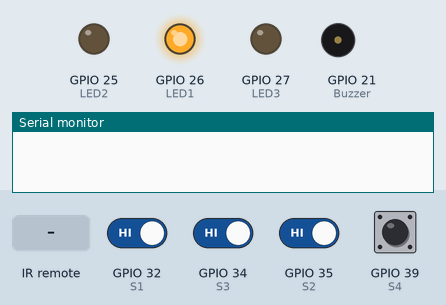
The sketch below on a simulated ESP32. On the bench: output pins drawn as LEDs (lit = HIGH), buzzer (waves = sounding, pin HIGH), the last lines printed to the serial monitor. Inputs (shaded band) come from the test bench; at power-on: GPIO 32 (S1), GPIO 34 (S3), GPIO 35 (S2), GPIO 39 (S4) HIGH. WiFi joins after 1.5 s; servers stay silent unless stated; pins used as bus, display or sensor lines are not drawn.

Above: at 0.1 s.
At 2.9 s:
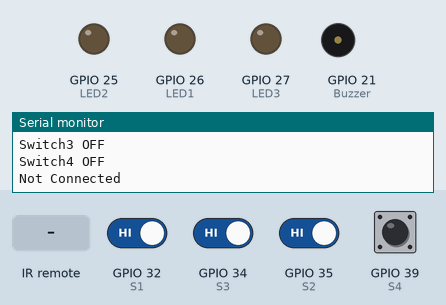
3.0 s: GPIO 32 (S1) driven LOW
At 5.2 s:
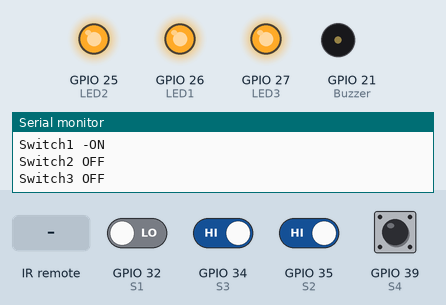
6.0 s: infrared code 0xFF30CF received
7.5 s: infrared code 0xFF18E7 received
10.5 s: GPIO 34 (S3) driven LOW
13.5 s: GPIO 35 (S2) driven LOW
16.5 s: infrared code 0xFF7A85 received
Timing chart, 0 to 19.5 s (numbered marks = the images above; inputs shaded):
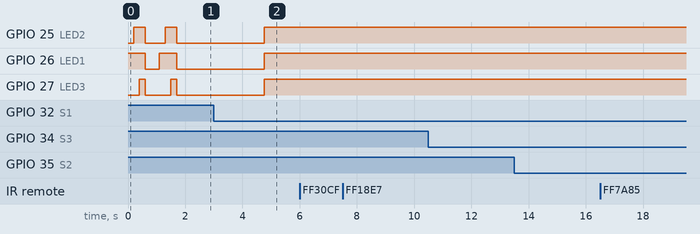

The sketch:

IR_with_old_blynk.ino
```cpp
/*************************************************************
  This is the code for the project called

  Internt,W/O Internet & Manual Home Automation project using Blynk IOT Platform
  Here is the full tutorial video of this project
  https://youtu.be/dHuqD-EaL-U


  Subscriber to techiesms YouTube channel for more such amazing and unique
  electronic project tutorials
  https://www.youtube.com/techiesms

  This code is provided open only for fair use like projects and education purpose only
  Any one using this code or any material for the purpose other then fair use
  will be considered as breaking the rules of open source material
  and will be taken necesasary actions against them.

        #techiesms
  explore | learn | share
 *************************************************************/
#include <WiFi.h>
#include <WiFiClient.h>
#include <BlynkSimpleEsp32.h>
BlynkTimer timer1;
#include <IRremote.h>

#define irPin 5 // IR sensor pin

IRrecv irrecv(irPin);
decode_results results;

#define IR_SEND_PIN  23
#define DEBUG_SW 1

#define REMOTE_LIGHT1_DATA 16724175
#define REMOTE_LIGHT2_DATA 16718055
#define REMOTE_LIGHT3_DATA 16743045
#define REMOTE_LIGHT4_DATA 16716015

// Default Relay State
bool relay1 = LOW;
bool relay2 = LOW;
bool relay3 = LOW;
bool relay4 = LOW;

#define S1 32
#define R1 15

#define S2 35
#define R2 2

#define S3 34
#define R3 4

#define S4 39
#define R4 22


#define LED1 26
#define LED2 25
#define LED3 27
#define Buzzer 21


int MODE = 0;


// Your WiFi credentials.
// Set password to "" for open networks.
char ssid[] = "SSID";
char pass[] = "pass";

// You should get Auth Token in the Blynk App.
// Go to the Project Settings (nut icon).
char auth[] = "auth_token";


int switch_ON_Flag1_previous_I = 0;
int switch_ON_Flag2_previous_I = 0;
int switch_ON_Flag3_previous_I = 0;
int switch_ON_Flag4_previous_I = 0;


BLYNK_WRITE(V1)
{
  int pinValue = param.asInt(); // assigning incoming value from pin V1 to a variable
  relay1 = pinValue;
  digitalWrite(R1, pinValue);
  // process received value
}

BLYNK_WRITE(V2)
{
  int pinValue = param.asInt(); // assigning incoming value from pin V2 to a variable
  relay2 = pinValue;
  digitalWrite(R2, pinValue);
  // process received value
}

BLYNK_WRITE(V3)
{
  int pinValue = param.asInt(); // assigning incoming value from pin V3 to a variable
  relay3 = pinValue;
  digitalWrite(R3, pinValue);
  // process received value
}

BLYNK_WRITE(V4)
{
  int pinValue = param.asInt(); // assigning incoming value from pin V4 to a variable
  relay4 = pinValue;
  digitalWrite(R4, pinValue);
  // process received value
}

void manual_switches()
{
  if (digitalRead(S1) == LOW)
  {
    if (switch_ON_Flag1_previous_I == 0 )
    {
      digitalWrite(R1, LOW);
      if (DEBUG_SW) Serial.println("Relay1- ON");
      Blynk.virtualWrite(V1, 0);
      relay1 = 0;
      switch_ON_Flag1_previous_I = 1;
    }
    if (DEBUG_SW) Serial.println("Switch1 -ON");

  }
  if (digitalRead(S1) == HIGH )
  {
    if (switch_ON_Flag1_previous_I == 1)
    {
      digitalWrite(R1, HIGH);
      if (DEBUG_SW) Serial.println("Relay1 OFF");
      relay1 = 1;
      Blynk.virtualWrite(V1, 1);
      switch_ON_Flag1_previous_I = 0;
    }
    if (DEBUG_SW)Serial.println("Switch1 OFF");
  }


  if (digitalRead(S2) == LOW)
  {
    if (switch_ON_Flag2_previous_I == 0 )
    {
      digitalWrite(R2, LOW);
      if (DEBUG_SW)  Serial.println("Relay2- ON");
      relay2 = 0;
      Blynk.virtualWrite(V2, 0);
      switch_ON_Flag2_previous_I = 1;
    }
    if (DEBUG_SW) Serial.println("Switch2 -ON");

  }
  if (digitalRead(S2) == HIGH )
  {
    if (switch_ON_Flag2_previous_I == 1)
    {
      digitalWrite(R2, HIGH);
      if (DEBUG_SW) Serial.println("Relay2 OFF");
      relay2 = 1;
      Blynk.virtualWrite(V2, 1);
      switch_ON_Flag2_previous_I = 0;
    }
    if (DEBUG_SW)Serial.println("Switch2 OFF");
    //delay(200);
  }

  if (digitalRead(S3) == LOW)
  {
    if (switch_ON_Flag3_previous_I == 0 )
    {
      digitalWrite(R3, LOW);
      if (DEBUG_SW) Serial.println("Relay3- ON");
      relay3 = 0;
      Blynk.virtualWrite(V3, 0);
      switch_ON_Flag3_previous_I = 1;
    }
    if (DEBUG_SW) Serial.println("Switch3 -ON");

  }
  if (digitalRead(S3) == HIGH )
  {
    if (switch_ON_Flag3_previous_I == 1)
    {
      digitalWrite(R3, HIGH);
      if (DEBUG_SW) Serial.println("Relay3 OFF");
      relay3 = 1;
      Blynk.virtualWrite(V3, 1);
      switch_ON_Flag3_previous_I = 0;
    }
    if (DEBUG_SW)Serial.println("Switch3 OFF");
    //delay(200);
  }

  if (digitalRead(S4) == LOW)
  {
    if (switch_ON_Flag4_previous_I == 0 )
    {
      digitalWrite(R4, LOW);
      if (DEBUG_SW) Serial.println("Relay4- ON");
      relay4 = 0;
      Blynk.virtualWrite(V4, 0);
      switch_ON_Flag4_previous_I = 1;
    }
    if (DEBUG_SW) Serial.println("Switch4 -ON");

  }
  if (digitalRead(S4) == HIGH )
  {
    if (switch_ON_Flag4_previous_I == 1)
    {
      digitalWrite(R4, HIGH);
      if (DEBUG_SW) Serial.println("Relay4 OFF");
      relay4 = 1;
      Blynk.virtualWrite(V4, 1);
      switch_ON_Flag4_previous_I = 0;
    }
    if (DEBUG_SW)Serial.println("Switch4 OFF");
    //delay(200);
  }


}


void checkBlynk() { // called every 3 seconds by SimpleTimer

  bool isconnected = Blynk.connected();
  if (isconnected == false) {
    MODE = 1;
    digitalWrite(LED1, HIGH);
    digitalWrite(LED2, LOW);
    digitalWrite(LED3, LOW);
  }
  if (isconnected == true) {
    MODE = 0;
    digitalWrite(LED1, HIGH);
    digitalWrite(LED2, HIGH);
    digitalWrite(LED3, HIGH);
  }
}

void setup()
{
  // Debug console
  if (DEBUG_SW) Serial.begin(9600);
  pinMode(S1, INPUT);
  pinMode(R1, OUTPUT);

  pinMode(S2, INPUT);
  pinMode(R2, OUTPUT);

  pinMode(S3, INPUT);
  pinMode(R3, OUTPUT);

  pinMode(S4, INPUT);
  pinMode(R4, OUTPUT);


  pinMode(LED1, OUTPUT);
  pinMode(LED2, OUTPUT);
  pinMode(LED3, OUTPUT);
  pinMode(Buzzer, OUTPUT);

  digitalWrite(LED1, HIGH);
  delay(200);
  digitalWrite(LED2, HIGH);
  delay(200);
  digitalWrite(LED3, HIGH);
  delay(200);

  digitalWrite(LED1, LOW);
  digitalWrite(LED2, LOW);
  digitalWrite(LED3, LOW);
  delay(500);

  digitalWrite(LED1, HIGH);
  delay(200);
  digitalWrite(LED2, HIGH);
  delay(200);
  digitalWrite(LED3, HIGH);
  delay(200);

  digitalWrite(LED1, LOW);
  digitalWrite(LED2, LOW);
  digitalWrite(LED3, LOW);
  //pinMode(MODE, INPUT);
  WiFi.begin(ssid, pass);
  timer1.setInterval(3000L, checkBlynk); // check if connected to Blynk server every 3 seconds
  Blynk.config(auth);//, ssid, pass);
  irrecv.enableIRIn(); // Enabling IR sensor

}

void loop()
{
  if (WiFi.status() != WL_CONNECTED)
  {
    if (DEBUG_SW) Serial.println("Not Connected");
  }
  else
  {
    if (DEBUG_SW) Serial.println(" Connected");
    Blynk.run();
  }

  timer1.run(); // Initiates SimpleTimer
  irsense();
  manual_switches();
}


void irsense()
{
  if (irrecv.decode(&results)) {
    Serial.print("Result - "); Serial.println(results.value);
    if ( results.value == REMOTE_LIGHT1_DATA)
    {
      relay1 = !relay1;
      digitalWrite(R1, relay1);
      Blynk.virtualWrite(V1, relay1);
      Serial.print("r1 - "); Serial.println(relay1);
      delay(100);
    }

    if ( results.value == REMOTE_LIGHT2_DATA)
    {
      relay2 = !relay2;
      digitalWrite(R2, relay2);
      Blynk.virtualWrite(V2, relay2);
      Serial.print("r2 - "); Serial.println(relay2);
      delay(100);
    }

    if ( results.value == REMOTE_LIGHT3_DATA)
    {
      relay3 = !relay3;
      digitalWrite(R3, relay3);
      Blynk.virtualWrite(V3, relay3);
      Serial.print("r3 - "); Serial.println(relay3);
      delay(100);
    }

    if ( results.value == REMOTE_LIGHT4_DATA)
    {
      relay4 = !relay4;
      digitalWrite(R4, relay4);
      Blynk.virtualWrite(V4, relay4);
      Serial.print("r4 - "); Serial.println(relay4);
      delay(100);
    }

    irrecv.resume();
  }
}
```
